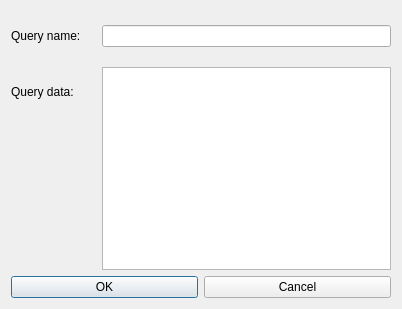
<?xml version="1.0" encoding="UTF-8"?>
<ui version="4.0">
 <class>QueryAddDialog</class>
 <widget class="QDialog" name="QueryAddDialog">
  <property name="geometry">
   <rect>
    <x>0</x>
    <y>0</y>
    <width>402</width>
    <height>309</height>
   </rect>
  </property>
  <property name="windowTitle">
   <string>Query</string>
  </property>
  <layout class="QVBoxLayout" name="verticalLayout_2">
   <item>
    <layout class="QHBoxLayout" name="horizontalLayout">
     <item>
      <widget class="QLabel" name="label">
       <property name="minimumSize">
        <size>
         <width>85</width>
         <height>50</height>
        </size>
       </property>
       <property name="text">
        <string>Query name:</string>
       </property>
      </widget>
     </item>
     <item>
      <widget class="QLineEdit" name="QueryNameLine"/>
     </item>
    </layout>
   </item>
   <item>
    <layout class="QHBoxLayout" name="horizontalLayout_2">
     <item>
      <layout class="QVBoxLayout" name="verticalLayout">
       <item>
        <widget class="QLabel" name="label_2">
         <property name="minimumSize">
          <size>
           <width>85</width>
           <height>50</height>
          </size>
         </property>
         <property name="text">
          <string>Query data:</string>
         </property>
        </widget>
       </item>
       <item>
        <spacer name="verticalSpacer">
         <property name="orientation">
          <enum>Qt::Vertical</enum>
         </property>
         <property name="sizeHint" stdset="0">
          <size>
           <width>20</width>
           <height>40</height>
          </size>
         </property>
        </spacer>
       </item>
      </layout>
     </item>
     <item>
      <widget class="QTextEdit" name="QueryLine"/>
     </item>
    </layout>
   </item>
   <item>
    <layout class="QHBoxLayout">
     <property name="spacing">
      <number>6</number>
     </property>
     <property name="margin" stdset="0">
      <number>0</number>
     </property>
     <item>
      <widget class="QPushButton" name="AcceptButton">
       <property name="text">
        <string>OK</string>
       </property>
      </widget>
     </item>
     <item>
      <widget class="QPushButton" name="CancelButton">
       <property name="text">
        <string>Cancel</string>
       </property>
      </widget>
     </item>
    </layout>
   </item>
  </layout>
 </widget>
 <resources/>
 <connections>
  <connection>
   <sender>AcceptButton</sender>
   <signal>clicked()</signal>
   <receiver>QueryAddDialog</receiver>
   <slot>accept()</slot>
   <hints>
    <hint type="sourcelabel">
     <x>278</x>
     <y>253</y>
    </hint>
    <hint type="destinationlabel">
     <x>96</x>
     <y>254</y>
    </hint>
   </hints>
  </connection>
  <connection>
   <sender>CancelButton</sender>
   <signal>clicked()</signal>
   <receiver>QueryAddDialog</receiver>
   <slot>reject()</slot>
   <hints>
    <hint type="sourcelabel">
     <x>369</x>
     <y>253</y>
    </hint>
    <hint type="destinationlabel">
     <x>179</x>
     <y>282</y>
    </hint>
   </hints>
  </connection>
 </connections>
</ui>
